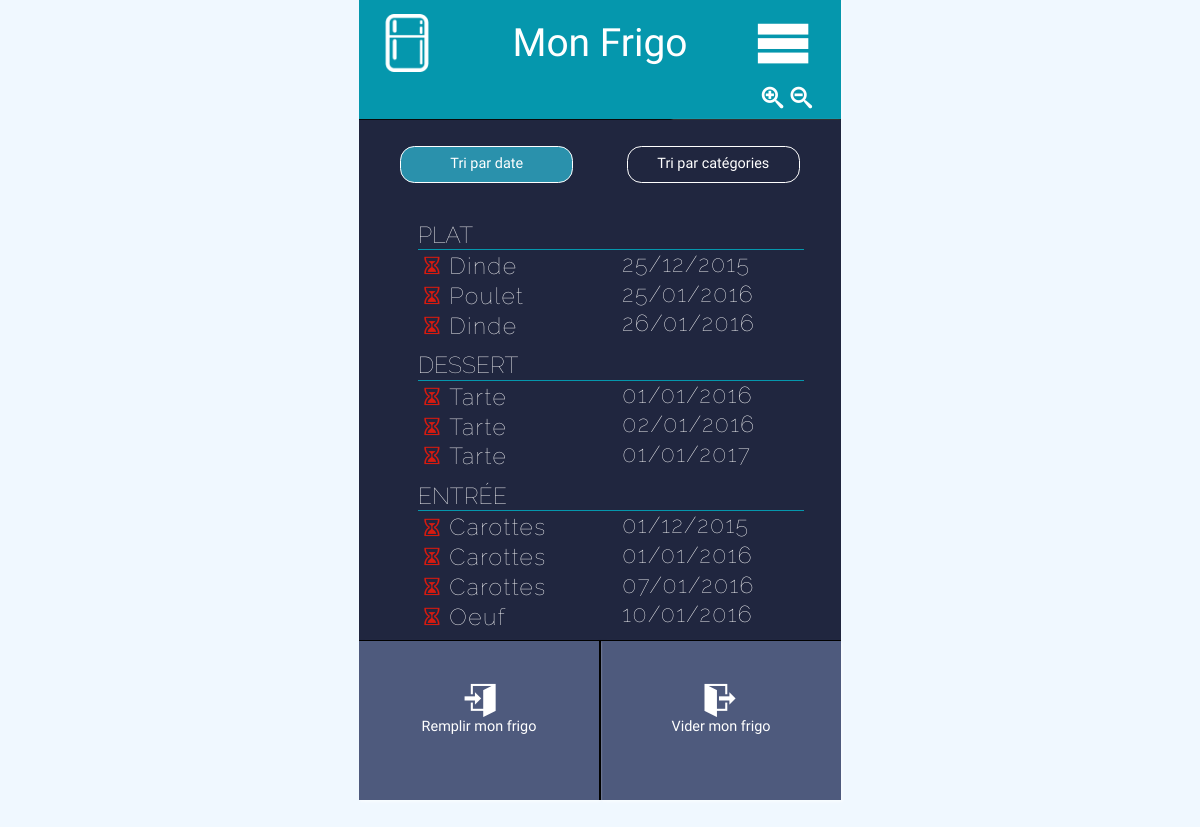
The app's page /?sort=categorie with its own data.
### tables this page shows
CREATE TABLE `contient` (
  `idContient` int(10) unsigned NOT NULL AUTO_INCREMENT,
  `idConteneur` tinyint(3) unsigned NOT NULL,
  `idAliment` tinyint(3) unsigned NOT NULL,
  `dateFin` date NOT NULL,
  `consomme` bit(1) NOT NULL,
  PRIMARY KEY (`idContient`),
  KEY `idConteneur` (`idConteneur`),
  KEY `idAliment` (`idAliment`),
  CONSTRAINT `contient_ibfk_1` FOREIGN KEY (`idConteneur`) REFERENCES `conteneur` (`idConteneur`) ON DELETE CASCADE ON UPDATE CASCADE,
  CONSTRAINT `contient_ibfk_2` FOREIGN KEY (`idAliment`) REFERENCES `aliment` (`idAliment`) ON DELETE CASCADE ON UPDATE CASCADE
);

CREATE TABLE `categorie` (
  `idCategorie` tinyint(3) unsigned NOT NULL AUTO_INCREMENT,
  `nom` varchar(20) NOT NULL,
  PRIMARY KEY (`idCategorie`),
  UNIQUE KEY `nom` (`nom`)
);

CREATE TABLE `aliment` (
  `idAliment` tinyint(3) unsigned NOT NULL AUTO_INCREMENT,
  `nom` varchar(50) NOT NULL,
  `idCategorie` tinyint(3) unsigned NOT NULL,
  PRIMARY KEY (`idAliment`),
  UNIQUE KEY `nom` (`nom`),
  KEY `idCategorie` (`idCategorie`),
  CONSTRAINT `aliment_ibfk_1` FOREIGN KEY (`idCategorie`) REFERENCES `categorie` (`idCategorie`) ON DELETE CASCADE ON UPDATE CASCADE
);

### includes/init.php (called while the page is built, shortened)
<?php
include_once ('./includes/Db.php');
$db = new \Sylvain\Db(1);

### includes/Db.php (called while the page is built, shortened)
<?php
class Db {
    private $dbName;
    private $dbUser;
    private $dbPass;
    private $idConteneur;
    private $db;
    public function __construct($idConteneur) {
        $this->dbName = 'frigo';
        $this->dbUser = '';
        $this->dbPass = '';
        $this->idConteneur = $idConteneur;
    }
    public function connect() {
        try {
            $this->db = new PDO('mysql:host=mariadb;dbname='. $this->dbName.';charset=utf8', $this->dbUser, $this->dbPass);
            $this->db->setAttribute(PDO::ATTR_ERRMODE,PDO::ERRMODE_EXCEPTION);
        } catch(PDOException $e) {
            echo 'La base de donnée n\'est pas disponible';
        }
    }
    public function getContent($sortByCategorie = false) {
        $sql = 'SELECT contient.dateFin,  contient.consomme, aliment.nom AS nom_aliment, categorie.nom AS nom_categorie
                FROM contient
                INNER JOIN aliment
                ON contient.idAliment = aliment.idAliment
                INNER JOIN categorie
                ON aliment.idCategorie = categorie.idCategorie
                WHERE contient.idConteneur = :idConteneur';
        $sortByCategorie ? $sql = $sql . ' ORDER BY categorie.idCategorie, contient.dateFin' : $sql = $sql . ' ORDER BY contient.dateFin';
        try {
            $prepare = $this->db->prepare($sql);
            $prepare->bindValue(':idConteneur', $this->idConteneur, PDO::PARAM_INT);
            if($prepare->execute()){
                $result = $prepare->fetchAll(PDO::FETCH_OBJ);
                return $result;
            }
        } catch(PDOException $e) {
            echo 'Erreur de récupération des données';
        }
        return null;
    }
}

### index.php (the view, shortened to what this page needs)
<?php
include_once ('./includes/init.php');
?>
<!DOCTYPE html>
<html lang="en">
<?php
include('./includes/head.php');
?>
<body>
<div class="container">
    <?php include('./includes/body_header.php') ?>
    <?php include('./includes/body_nav.php') ?>
    <section class="main">
        <div class="home">
            <div class="sort">
                <div class="left">
                    <a href="/" class="active">Tri par date</a>
                </div>
                <div class="right">
                    <a href="/?sort=categorie">Tri par catégories</a>
                </div>
            </div>
            <div class="list">
                <?php
                function setLiClass($date){
                    if(strtotime($date) < strtotime('today')){
                        $liClass = 'passed';
                    } elseif(strtotime($date) == strtotime('today')){
                        $liClass = 'today';
                    } else {
                        $liClass = 'futur';
                    }
                    return $liClass;
                }
                if(isset($_GET['sort']) && $_GET['sort']==='categorie'){
                    $contents = $db->getContent(true);
                    $categorie = '';
                    foreach($contents as $k=>$item){
                        $liClass = setLiClass($item->dateFin);
                        if($item->nom_categorie != $categorie){
                            if($categorie != ''){
                                echo '</ul>';
                            }
                            echo '<h4>'. $item->nom_categorie. '</h4>';
                            echo '<ul>';
                            $categorie = $item->nom_categorie;
                        }
                        echo '<li class="'.$liClass.'"><a href="#"><span class="name">'.$item->nom_aliment.'</span><span
                        class="date-list">'.date('d/m/Y',strtotime($item->dateFin)).'</span></a></li>';
                    }
                    if($categorie != ''){
                        echo '</ul>';
                    }
                }
                ?>
            </div>
        </div>
    </section>
    <?php include('./includes/body_footer.php') ?>
</div>
</body>
</html>

### css/style.css (style rules this page uses)
html, body, div, span, applet, object, iframe, h1, h2, h3, h4, h5, h6, p, blockquote, pre, a, abbr, acronym, address, big, cite, code, del, dfn, em, img, ins, kbd, q, s, samp, small, strike, strong, sub, sup, tt, var, b, u, i, center, dl, dt, dd, ol, ul, li, fieldset, form, label, legend, table, caption, tbody, tfoot, thead, tr, th, td, article, aside, canvas, details, embed, figure, figcaption, footer, header, hgroup, menu, nav, output, ruby, section, summary, time, mark, audio, video { margin: 0; padding: 0; border: 0; font-size: 100%; font: inherit; vertical-align: baseline; }
article, aside, details, figcaption, figure, footer, header, hgroup, menu, nav, section { display: block; }
body { line-height: 1; }
ol, ul { list-style: none; }
* { box-sizing: border-box; }
html { font-size:100%; height: 100%; }
body { color: black; font-family: "Julius sans One", sans-serif; width: 100%; height: 100%; background-color: aliceblue; }
a { text-decoration: none; color: white; }
.container { max-width: 100%; max-height: 100%; width: 500px; position: relative; margin: auto; color: white; }
section.main { position: absolute; left: 0; right: 0; top: 15%; bottom: 20%; background-color: rgb(32, 38, 63); box-shadow: 0px 1px 2px rgba(255,255,255,0.5); padding: 1rem; overflow-x: hidden; }
section.main .home, section.main .fill, section.main .empty { width: 100%; height: 100%; overflow-y: auto; }
section.main .home .sort { text-align: center; font-size:1rem; padding-top: 0.8rem; padding-bottom: 0.8rem; }
section.main .home .sort .left { display: inline-block; float: left; width: 50%; }
section.main .home .sort .right { display: inline-block; float: right; width: 50%; }
section.main .home .sort a { display: inline-block; width: 12rem; max-width: 90%; border: 1px solid white; border-radius: 1rem; padding: 0.7rem 1rem; }
section.main .home .sort a.active { background-color: #2a91ac; }
section.main .home .list { font-family: Raleway, sans-serif; font-weight: 100; padding-top: 2rem; padding-left: 1.5rem; font-size:1.6rem; width: 90%; margin: auto; }
section.main .home .list h4 { border-bottom:1px solid rgb(5, 151, 173); padding-bottom: 3px; text-transform: uppercase; }
section.main .home .list h4:not(:first-of-type) { margin-top: 1rem; }
section.main .home .list ul li { width: 26rem; margin:auto; line-height: 1.9rem; letter-spacing:0.1rem; text-transform: capitalize; }
section.main .home .list ul li a span.name, section.main div.empty form .list ul span.name { display: inline-block; vertical-align: middle; width: 12rem; height: 1.9rem; overflow: hidden; text-overflow: ''; }
section.main .home .list .passed:before, section.main .empty .list .passed:before { font-family: 'icomoon'; font-size: 1.2rem; speak: none; font-style: normal; font-weight: normal; font-variant: normal; text-transform: none; line-height: 1.2rem; content:"\e905"; color: #d51b10; padding-right: 0.5rem; vertical-align: middle; }
@media only screen and (min-device-width: 481px),
only screen and (max-device-width: 480px) and (orientation: landscape) { .container:before { content: ""; display: block; padding-top: 166%; } }

### records on screen
contient: categorie.nom "PLAT", idAliment.nom "Dinde", dateFin "25/12/2015"
contient: idAliment.nom "Poulet", dateFin "25/01/2016"
contient: idAliment.nom "Dinde", dateFin "26/01/2016"
contient: categorie.nom "DESSERT", idAliment.nom "Tarte", dateFin "01/01/2016"
contient: idAliment.nom "Tarte", dateFin "02/01/2016"
contient: idAliment.nom "Tarte", dateFin "01/01/2017"
contient: categorie.nom "ENTRÉE", idAliment.nom "Carottes…", dateFin "01/12/2015"
contient: idAliment.nom "Carottes…", dateFin "01/01/2016"
contient: idAliment.nom "Carottes…", dateFin "07/01/2016"
contient: idAliment.nom "Oeuf", dateFin "10/01/2016"

### other values on screen
$txt1 "Remplir mon frigo"
$txt2 "Vider mon frigo"
